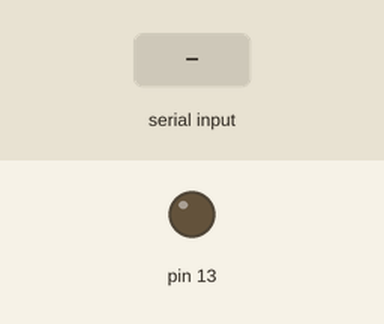
Bench run of a sketch on a simulated Arduino Uno, built with avr-gcc and run on an emulated ATmega328P. On the bench: output pins drawn as LEDs (lit = HIGH). The test bench sets the inputs (shaded band).

Above: at 1.2 s.
1.3 s: "1" received over Serial
At 2.5 s:
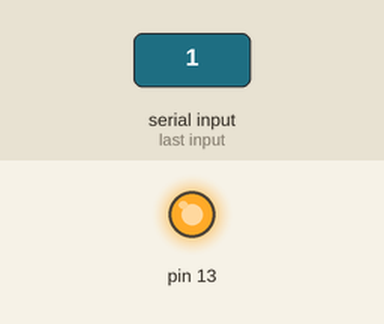
2.8 s: "0" received over Serial
At 3.6 s:
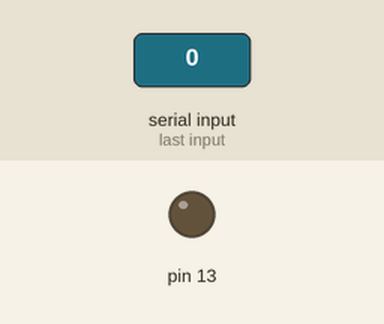
Timing chart, 0 to 5.8 s (numbered marks = the images above; inputs shaded):
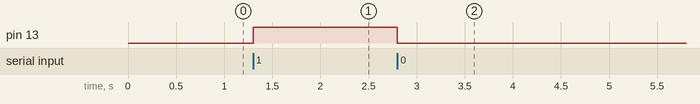

Measured:
- after the input at 1.3 s, pin 13: LOW → HIGH at once
- after the input at 2.8 s, pin 13: HIGH → LOW at once

The sketch:

test_web_led.ino
```cpp
void setup()
{
  pinMode(13, OUTPUT);
  Serial.begin(9600);
}

void loop()
{
  char ch;
  if(Serial.available())
  {
    ch=Serial.read();
    if( ch == '0' )
      digitalWrite(13,  LOW);
    else if( ch == '1' )
      digitalWrite(13, HIGH);
    else;
  }

}
```
